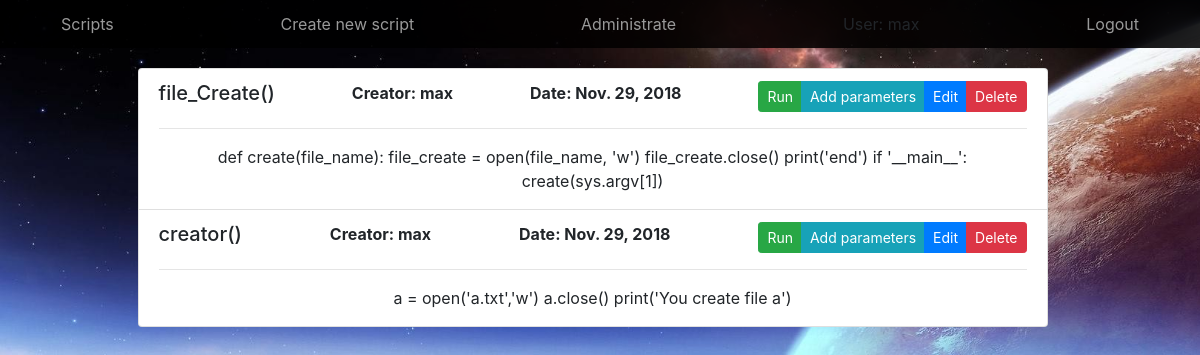
Page /scripts/ (signed in) on the earlier database version.
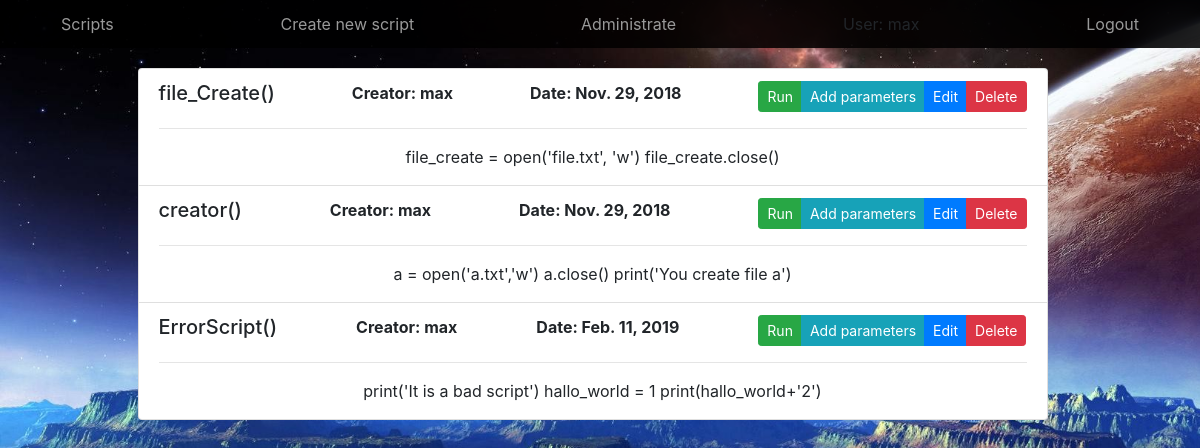
Same page on the later database version.
### Script/models.py (models this page shows)
class script(models.Model):
    creator = models.ForeignKey(User, on_delete=models.CASCADE, default=None)
    script_name = models.CharField(max_length=40, unique=True, db_index=True, primary_key=True)
    script = models.TextField()
    create_date = models.DateField(default=str(datetime.datetime.now())[:10])
    def __str__(self):
        return self.script_name

### Script/views.py (the view)
# urls.py: path('scripts/', Scripts, name='Scripts'),
@login_required
def Scripts(request):
    elements = script.objects.all()
    context = {
        'Scripts': elements
    }
    return render(request, 'Scripts.html', context)

### Script/templates/Scripts.html (shortened to what this page needs)
{% extends 'home.html' %}
{% block content %}
<div class="container text-center" style="margin-top: 20px;">
     <div class="list-group col-lg-10 list_line">
            {% for script in Scripts %}
          <li  class="list-group-item   ">
            <div class="d-flex w-100 justify-content-between">
                    <h5 class="mb-1">{{ script.script_name }}({{ script.script_format }})</h5>
                    <b>Creator: {{ script.creator }}</b>
                    <b>Date: {{ script.create_date }}</b>
                  <div class="btn-group btn-group-sm" role="group">
                      <a href="run/{{ script.script_name }}" type='' class="btn btn-success" >Run</a>
                      <a href="parameters/{{ script.script_name }}" type='' class="btn btn-info" >Add parameters</a>
                      <a href="edit/{{ script.script_name }}" type='' class="btn btn-primary" >Edit</a>
                      <button type="submit" id="script" class="btn btn-danger open-modal" name="remove"  value="{{ script }}" onclick="ViewModal(this)">Delete</button>
                    </div>
            </div>
              <hr>
              <p class="mb-1">{{ script.script }}</p>
          </li>
        {% endfor %}
     </div>
</div>
{% endblock %}

Differences in the rows shown:
changed script "file_Create": script "def create(file_name): file_create = open(file_name, 'w') file_create.close() print('end') if '__main__': create(sys.argv[1])" → "file_create = open('file.txt', 'w') file_create.close()"
added script: script_name "ErrorScript", creator "max", create_date "Feb. 11, 2019", script "print('It is a bad script') hallo_world = 1 print(hallo_world+'2')"
